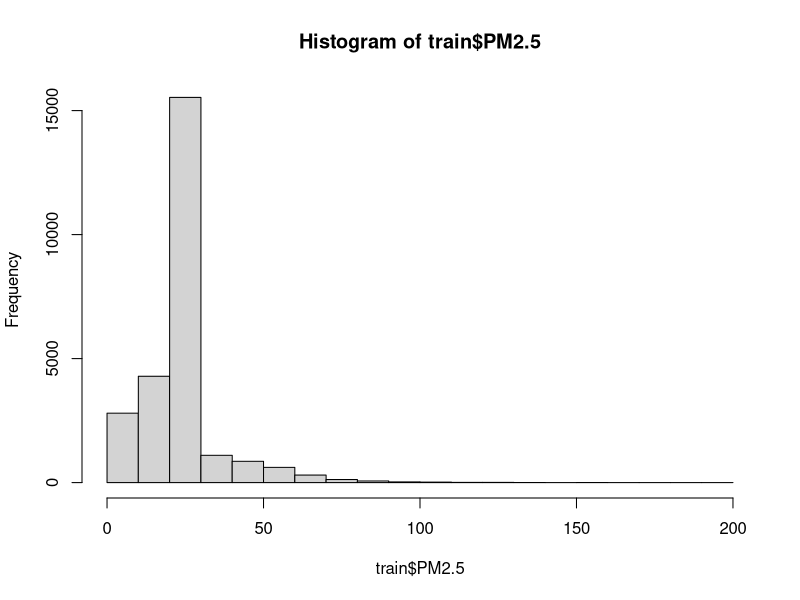
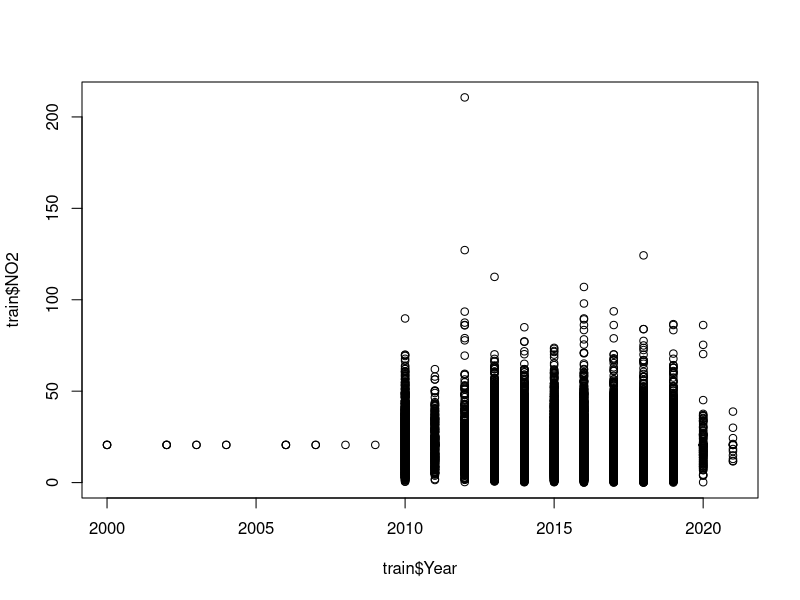

Reproduce these figures in R, in order.
## ---- chunk 1
df <- read.csv("Air_Pollution.csv")
str(df)
## ---- chunk 2
df$PM2.5[is.na(df$PM2.5)] <- mean(df$PM2.5, na.rm=TRUE)
df$PM10[is.na(df$PM10)] <- mean(df$PM10, na.rm=TRUE)
df$NO2[is.na(df$NO2)] <- mean(df$NO2, na.rm=TRUE)
df$PM25.temporal.coverage[is.na(df$PM25.temporal.coverage)] <- mean(df$PM25.temporal.coverage, na.rm=TRUE)
df$PM10.temporal.coverage[is.na(df$PM10.temporal.coverage)] <- mean(df$PM10.temporal.coverage, na.rm=TRUE)
df$NO2.temporal.coverage[is.na(df$NO2.temporal.coverage)] <- mean(df$NO2.temporal.coverage, na.rm=TRUE)

str(df)
## ---- chunk 3
i <-sample(1:nrow(df), nrow(df)*0.80, replace=FALSE)
train <- df[i,]
test <- df[-i,]
## ---- chunk 4
head(train)

tail(train)

range(train$PM2.5, na.rm=FALSE)
range(train$PM10, na.rm=FALSE)

mean(train$PM2.5)
mean(train$PM10)

median(train$PM2.5)
median(train$PM10)

## ---- chunk 5
hist(train$PM2.5)
plot(train$Year, train$NO2)
## ---- chunk 6
lm1 <- lm(NO2~PM2.5, data=train)
summary(lm1)
